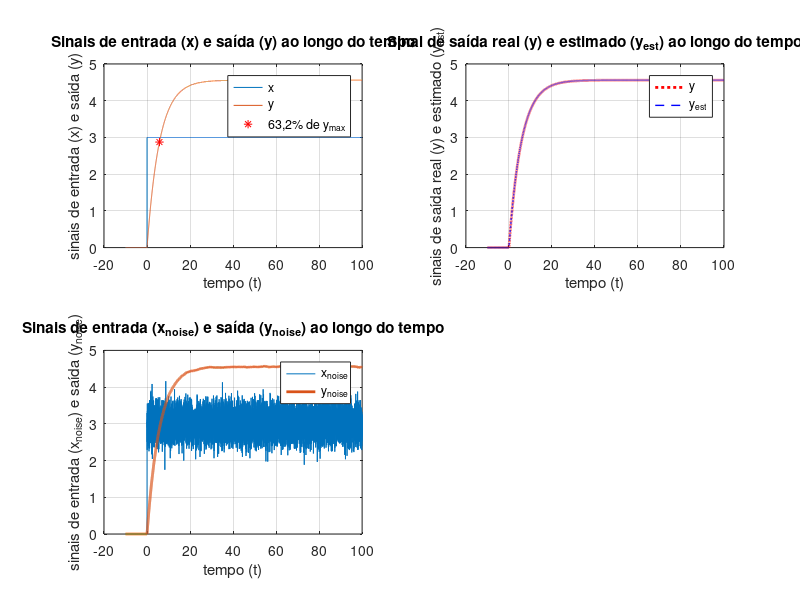

Recreate this plot in MATLAB. (Note: this script raises an error after producing the figure.)
load("system_response_ex1.mat");

% Item 1
subplot(2,2,1);
plot(t,x,t,y);
title('Sinais de entrada (x) e saída (y) ao longo do tempo');
xlabel('tempo (t)');
ylabel('sinais de entrada (x) e saída (y)');
grid on;
hold on;

% Item 2
k = max(y) / max(x);
y_tal_temp = 0.632 * max(y);

tol = 0.01;
close_tal_array = t(abs(y-y_tal_temp) < tol);
tal = close_tal_array(1);
y_tal = y(t == tal);

plot(tal,y_tal,"r*");
legend('x','y','63,2% de y_m_a_x');

num = k;
den = [tal 1];
H = tf(num,den)

% Item 3
subplot(2,2,2);
y_est = lsim(H,x,t);

plot(t,y,'r:','LineWidth',2);
hold on;
plot(t,y_est,'b--','LineWidth',1);
title('Sinal de saída real (y) e estimado (y_e_s_t) ao longo do tempo');
xlabel('tempo (t)');
ylabel('sinais de saída real (y) e estimado (y_e_s_t)');
legend('y','y_e_s_t');
grid on;

% Item 4
x_noise = x.*(1 + 0.1*randn(size(x)));
y_noise = lsim(H,x_noise,t);

subplot(2,2,3);
plot(t,x_noise);
hold on;
plot(t,y_noise,'LineWidth',2);
title('Sinais de entrada (x_n_o_i_s_e) e saída (y_n_o_i_s_e) ao longo do tempo');
xlabel('tempo (t)');
ylabel('sinais de entrada (x_n_o_i_s_e) e saída (y_n_o_i_s_e)');
legend('x_n_o_i_s_e','y_n_o_i_s_e');
grid on;

% Item 5
k_noise = max(y_noise) / max(x_noise);
y_tal_temp_noise = 0.632 * max(y_noise);

tol_noise = 0.01;
close_tal_array_noise = t(abs(y_noise-y_tal_temp_noise) < tol_noise);
tal_noise = close_tal_array_noise(1);
y_tal_noise = y_noise(t == tal_noise);

num_noise = k_noise;
den_noise = [tal_noise 1];
H_noise = tf(num_noise,den_noise)

% Item 6
k_array = double.empty;
tal_array = double.empty;

for i = 1:100
    x1 = x.*(1 + 0.1*randn(size(x)));
    y1 = lsim(H,x1,t);

    k_array(i) = max(y1) / max(x1);
    y_tal_temp1 = 0.632 * max(y1);
    tol = 0.01;
    close_tal_array = t(abs(y1-y_tal_temp1) < tol);
    tal_array(i) = close_tal_array(1);
end

mean_k = mean(k_array)
std_k = std(k_array)
mean_tal = mean(tal_array)
std_tal = std(tal_array)